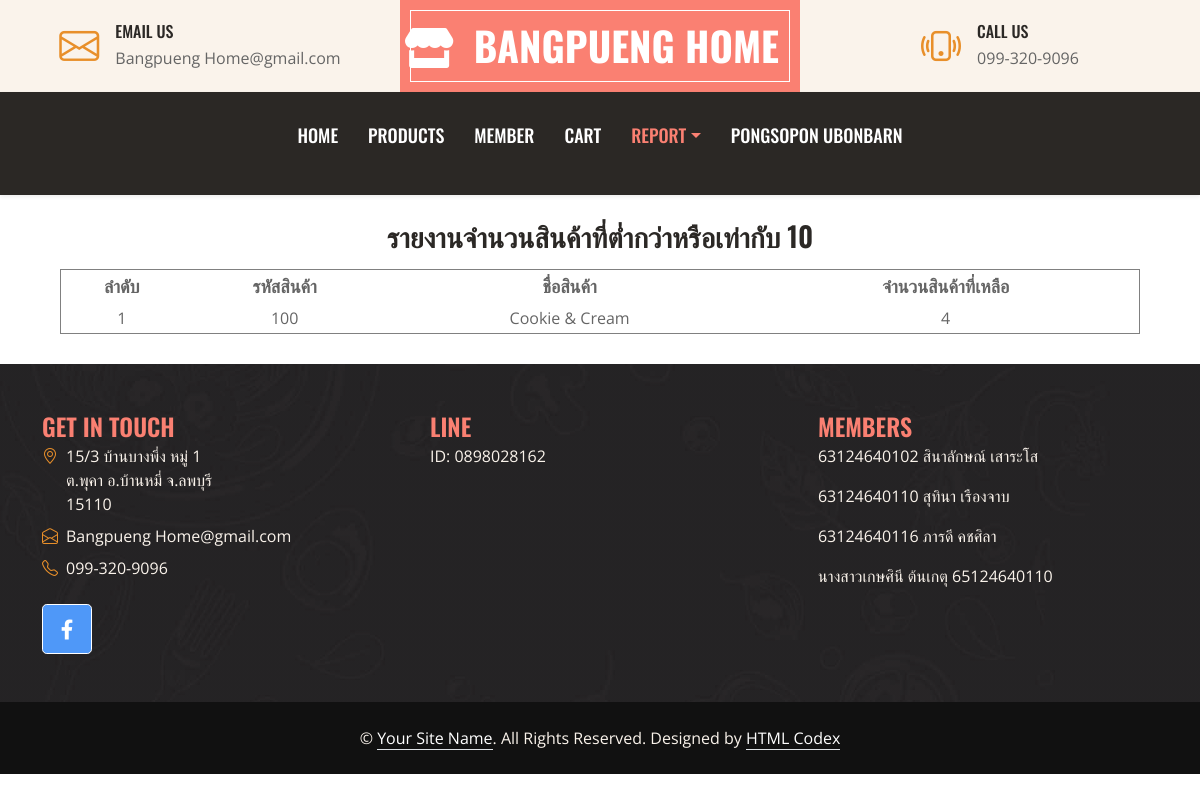
/report9.php (signed in), run on the app's committed database.
### tables this page shows
CREATE TABLE `product` (
  `p_id` varchar(20) NOT NULL,
  `p_name` text NOT NULL,
  `p_detail` text NOT NULL,
  `p_cost` int(11) NOT NULL,
  `p_price` int(11) NOT NULL,
  `p_img` varchar(200) NOT NULL,
  `p_num` text NOT NULL,
  `ct_id` varchar(20) NOT NULL
);

### report9.php (the view, shortened to what this page needs)
<?php
if (!$_SESSION["userID"]){
	  Header("Location: login.php");
}else { ?>
<!DOCTYPE html>
<html lang="en">
<head>
    <link href="https://cdnjs.cloudflare.com/ajax/libs/font-awesome/5.10.0/css/all.min.css" rel="stylesheet">
    <link href="https://cdn.jsdelivr.net/npm/bootstrap-icons@1.4.1/font/bootstrap-icons.css" rel="stylesheet">
    <link href="lib/owlcarousel/assets/owl.carousel.min.css" rel="stylesheet">
    <link href="css/bootstrap.min.css" rel="stylesheet">
    <link href="css/style.css" rel="stylesheet">
</head>
<body>
    <div class="container-fluid px-0 d-none d-lg-block">
        <div class="row gx-0">
            <div class="col-lg-4 text-center bg-secondary py-3">
                <div class="d-inline-flex align-items-center justify-content-center">
                    <i class="bi bi-envelope fs-1 text-primary me-3"></i>
                    <div class="text-start">
                        <h6 class="text-uppercase mb-1">Email Us</h6>
                        <span>Bangpueng Home@gmail.com</span>
                    </div>
                </div>
            </div>
<div class="col-lg-4 text-center bg-custom-color border-inner py-3">
    <div class="d-inline-flex align-items-center justify-content-center">
        <a href="index.html" class="navbar-brand">
            <h1 class="m-0 text-uppercase text-white"><i class="fas fa-store"></i>&nbsp;&nbsp;Bangpueng Home</h1>
        </a>
    </div>
</div>
            <div class="col-lg-4 text-center bg-secondary py-3">
                <div class="d-inline-flex align-items-center justify-content-center">
                    <i class="bi bi-phone-vibrate fs-1 text-primary me-3"></i>
                    <div class="text-start">
                        <h6 class="text-uppercase mb-1">Call Us</h6>
                        <span>099-320-9096</span>
                    </div>
                </div>
            </div>
        </div>
    </div>
    <nav class="navbar navbar-expand-lg bg-dark navbar-dark shadow-sm py-3 py-lg-0 px-3 px-lg-0">
        <div class="collapse navbar-collapse" id="navbarCollapse">
            <div class="navbar-nav ms-auto mx-lg-auto py-0">
                <a href="indexa.php" class="nav-item nav-link">Home</a>
                <a href="listp_records.php" class="nav-item nav-link">Products</a>
                <a href="list_records.php" class="nav-item nav-link">Member</a>
                <a href="ca.php" class="nav-item nav-link">Cart</a>
                <div class="nav-item dropdown">
                    <a href="#" class="nav-link dropdown-toggle active" data-bs-toggle="dropdown">Report</a>
                    </div>
                <p class="nav-item nav-link"> <?php echo ($_SESSION['user']);?></p>
            </div>
        </div>
    </nav>
<center>
    <br>
<h3>รายงานจำนวนสินค้าที่ต่ำกว่าหรือเท่ากับ 10</h3>
<table width="90%" border="1" cellspacing="0" cellpadding="3">
<tr>
<td align="center"><font size = "4"><strong>ลำดับ</strong></td>
<td align="center"><font size = "4"><strong>รหัสสินค้า</strong></td>
<td align="center"><font size = "4"><strong>ชื่อสินค้า</strong></td>
<td align="center"><font size = "4"><strong>จำนวนสินค้าที่เหลือ</strong></td>
</tr>
<?php
$i=0;
    $sql = "SELECT * FROM product
            WHERE p_num <=10";
            $result=mysql_query($sql);
            while($rows = mysql_fetch_array($result)){
        ?>
          <tr>
            <td><center><?php echo $i=$i+1;?></td>
            <td><center><?php echo $rows['p_id'];?></td>
            <td><center><?php echo $rows['p_name'];?></td>
            <td><center><?php echo $rows['p_num'];?></td>
          </tr>
<?php }?>
</table>
</center>
<div class="container-fluid bg-img text-secondary" style="margin-top: 30px">
        <div class="container">
            <div class="row gx-5">
                <div class="col-lg-12 col-md-6">
                    <div class="row gx-5">
                        <div class="col-lg-4 col-md-10 pt-5 mb-5">
                             <h4 style="color: salmon; text-transform: uppercase; margin-bottom: 4px;">Get In Touch</h4>
                            <div class="d-flex mb-2">
                                <i class="bi bi-geo-alt text-primary me-2"></i>
                                <p class="mb-0">15/3 บ้านบางพึ่ง หมู่ 1 <br> ต.พุคา อ.บ้านหมี่ จ.ลพบุรี <br> 15110</p>
                            </div>
                            <div class="d-flex mb-2">
                                <i class="bi bi-envelope-open text-primary me-2"></i>
                                <p class="mb-0">Bangpueng Home@gmail.com</p>
                            </div>
                            <div class="d-flex mb-2">
                                <i class="bi bi-telephone text-primary me-2"></i>
                                <p class="mb-0">099-320-9096</p>
                            </div>
                            <div class="d-flex mt-4">
                                <a class="btn btn-lg btn-custom-color btn-lg-square " href="https://web.facebook.com/OTOPBANGPHUNG" style="color: white;" ><i class="fab fa-facebook-f fw-normal"></i></a>
                            </div>
                        </div>
                        <div class="col-lg-4 col-md-12 pt-0 pt-lg-5 mb-5">
                            <h4 style="color: salmon; text-transform: uppercase; margin-bottom: 4px;">Line</h4>
                            <p>ID: 0898028162</p>
                        </div>
                        <div class="col-lg-4 col-md-12 pt-0 pt-lg-5 mb-5">
                            <h4 style="color: salmon; text-transform: uppercase; margin-bottom: 4px;">Members</h4>
                            <p>63124640102 สินาลักษณ์ เสาระโส</p>
                            <p>63124640110 สุทินา เรืองจาบ</p>
                            <p>63124640116 ภารดี คชศิลา</p>
                            <p>นางสาวเกษศินี ต้นเกตุ 65124640110</p>
                        </div>
                    </div>
                </div>
            </div>
        </div>
    </div>
    <div class="container-fluid text-secondary py-4" style="background: #111111;">
        <div class="container text-center">
            <p class="mb-0">&copy; <a class="text-white border-bottom" href="#">Your Site Name</a>. All Rights Reserved. Designed by <a class="text-white border-bottom" href="https://htmlcodex.com">HTML Codex</a></p>
        </div>
    </div>
</body>
</html>
<?php }?>

### css/style.css (style rules this page uses)
:root { --primary: salmon; --secondary: #FAF3EB; --light: #FFFFFF; --dark: #2B2825; }
h1, h2, .font-weight-bold { font-weight: 700 !important; }
h3, h4, .font-weight-semi-bold { font-weight: 600 !important; }
h5, h6, .font-weight-medium { font-weight: 500 !important; }
.btn { font-family: 'Oswald', sans-serif; font-weight: 600; transition: .5s; }
.border-inner { position: relative; }
.border-inner * { position: relative; z-index: 1; }
.border-inner::before { position: absolute; content: ""; top: 10px; right: 10px; bottom: 10px; left: 10px; background: none; border: 1px solid var(--light); z-index: 0; }
.btn-lg-square { width: 50px; height: 50px; }
.btn-square, .btn-sm-square, .btn-lg-square { padding-left: 0; padding-right: 0; text-align: center; }
.navbar-dark .navbar-nav .nav-link { font-family: 'Oswald', sans-serif; padding: 30px 15px; font-size: 18px; font-weight: 500; text-transform: uppercase; color: var(--light); outline: none; transition: .5s; }
.navbar-dark .navbar-nav .nav-link:hover, .navbar-dark .navbar-nav .nav-link.active { color: var(--primary); }
.bg-custom-color { background-color:salmon; border-color:white; }
.btn-custom-color { background-color:rgb(79, 152, 248); border-color:white; }
.bg-img { background: linear-gradient(rgba(43, 40, 37, .5), rgba(43, 40, 37, .5)), url(../img/bg.jpg) center center no-repeat; background-size: cover; }

### data on the page
product: p_id "100", p_name "Cookie & Cream", p_num "4"

### other printed values
$_SESSION['user'] "PONGSOPON UBONBARN"
